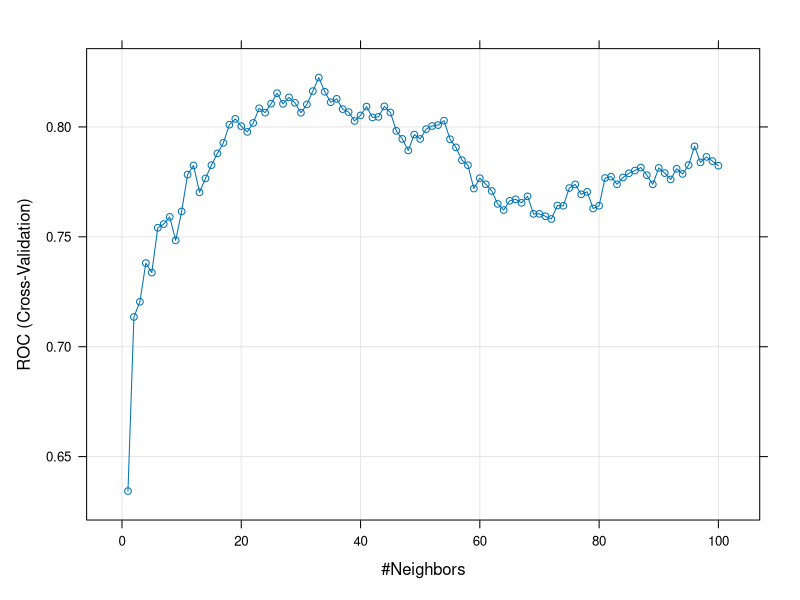
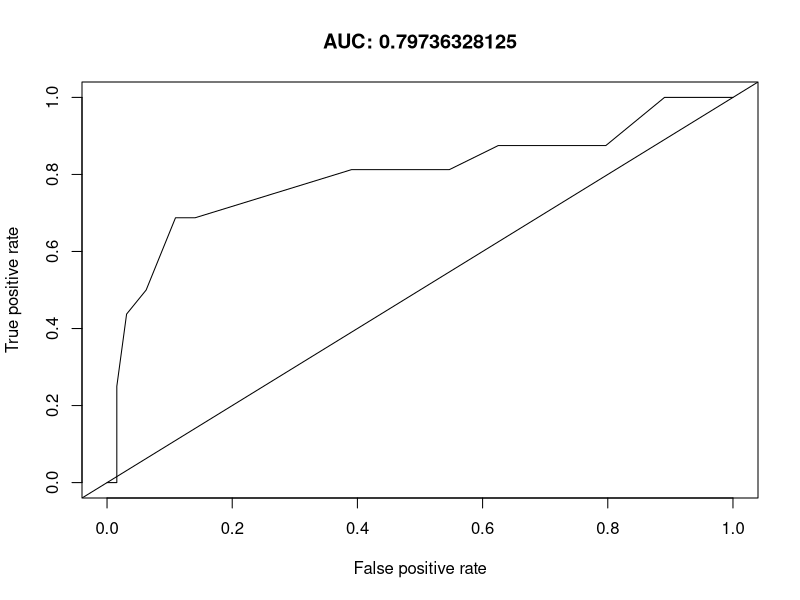
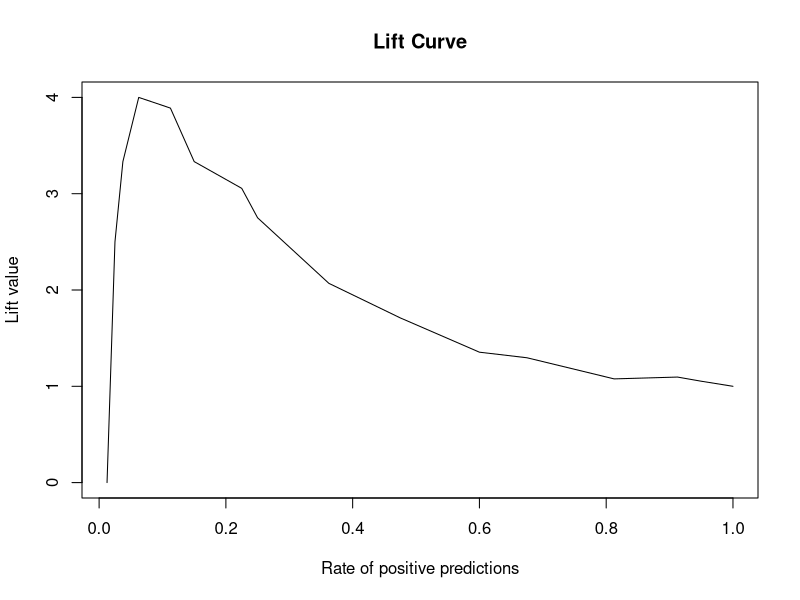

Here is the R script that generated these plots, in order:
# uncomment next line and execute if package not installed yet
# install.packages("caret")
# install.packages("ROCR")

# load necessary libraries
library(caret)
library(ROCR)

# read in file from working directory
df<- read.csv("highsales_r.csv")

# review encoding of variables
# input variables need to be numerically encoded
str(df)

# create dummy binary variables for all categorical variables
df_dummy<- dummyVars("HighSales~ .", data = df, fullRank = TRUE)
df_dummy <- data.frame(predict(df_dummy, newdata = df))
df_dummy <- cbind(df_dummy, df$HighSales)
df <- df_dummy
colnames(df)[colnames(df)=="df$HighSales"] = "HighSales"

# encode target variable as a categorical variable
df$HighSales <- as.factor(df$HighSales)

# compute class proportion table on target variable
prop.table(table(df$HighSales))

# set random number seed for randomized partition
# different seed values will generate different partitions of the data
set.seed(1975)

# use the createDataPartition to randomly select observations to be placed in the training set
# specify the target variable (y)
# set the percentage of data to set aside for training (p)
indxTrain <- createDataPartition(y = df$HighSales, p=0.8, list=FALSE)

# define training set for cross-validation 
training <- df[indxTrain,]

# define test set 
testing <- df[-indxTrain,]

# specify model training process
# method = k-fold cross-validation 
# number = number of folds
ctrl <- trainControl(method = "cv", number = 10, classProbs = TRUE, summaryFunction = twoClassSummary)

# create a grid of parameter values to assess in k-fold cross-validation
# for k-nn, the critical parameter is k, the number of neighbors
# testing values of k from 1 to 100
grid <-expand.grid(.k=c(1:100))

# train model via 10-fold cross-validation
# first argument identifies y variable (before the ~) and the set of x variables (after the ~)
# note we are excluding the Store index variable and the binary variables for this k-NN 
# second argument (data) specifies training set 
# third argument (method) specifies prediction method (k-NN)
# fourth argument (trControl) specifies training process (cross-validation)
# fifth argument (tuneGrid)  specifies the values of the parameter k to evaluate
# sixth argument (preProcess) specifies that we need to center and scale variables
knnFit <- train(HighSales ~ . - Store - ShelfLocGood - ShelfLocMedium - UrbanYes - USYes, data = training, method = "knn",
                trControl = ctrl, tuneGrid = grid, preProcess = c("center","scale"))

# list output
knnFit

# plot classification accuracy as a function of k 
plot(knnFit)

# generate classifications on testing set using threshold of 0.5
knnPredictClass <- predict(knnFit,newdata = testing)

# generate predicted probabilities on testing set
knnPredictProb <- predict(knnFit,newdata = testing, type = "prob")

# output performance metrics using "Yes" as the positive class
# using 50% probability threshold
confusionMatrix(knnPredictClass, testing$HighSales, positive = "Yes" )

# AUC under ROC curve, Sensitivity, Specificity
tcs <-twoClassSummary(data = data.frame(obs=testing$HighSales, pred = knnPredictClass, 
                                        knnPredictProb, 1 - knnPredictProb ), lev = levels(testing$HighSales))
tcs

# data structure for constructing ROC and lift curves
pred <- prediction(knnPredictProb[,2], testing$HighSales)

# plot AUC 
perAUC <- performance(pred,"tpr", "fpr")
plot(perAUC, main = paste('AUC:', tcs[1]))
abline(0,1)

# plot lift 
perLift <- performance(pred,"lift","rpp")
plot(perLift, main = 'Lift Curve')

# create a data frame with the probability estimates and test set observations 
# write this data frame to a csv file
df_test <- cbind(knnPredictProb, testing$HighSales)
write.csv(df_test, "knnprobability_predictions.csv")
